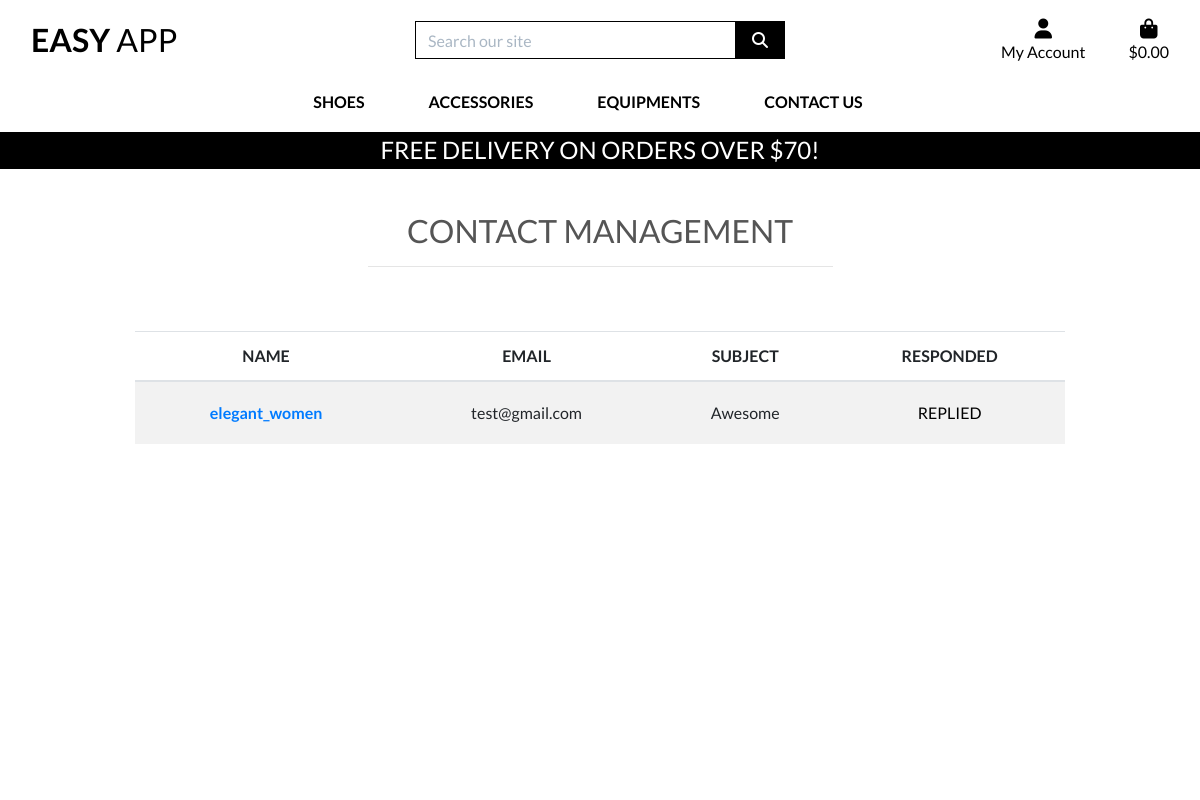
Page /contact_management/ (signed in) on the earlier database version.
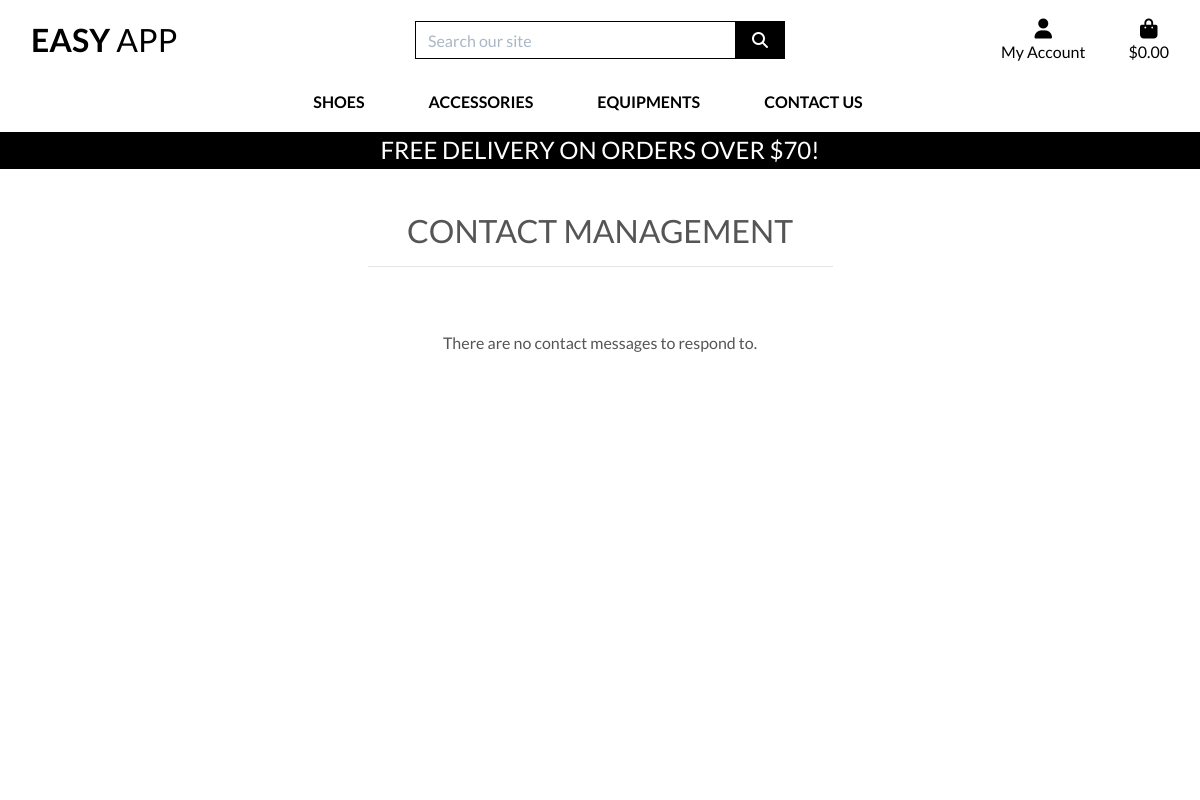
Same page on the later database version.
### contact/models.py (models this page shows, shortened)
class Contact(models.Model):
    name = models.CharField(max_length=40, null=False, blank=False)
    email = models.EmailField(max_length=100, null=False, blank=False)
    subject = models.CharField(max_length=50, null=False, blank=False)
    message = models.TextField(max_length=1000, null=False, blank=False)

### home/views.py (the view)
@login_required
def contact_management(request):
    if not request.user.is_superuser:
        messages.error(
            request,
            'Sorry! Only the team at Easy App can access this.'
        )
        return redirect(reverse('home'))
    contacts = Contact.objects.all()
    context = {
        'contacts': contacts
    }
    return render(request, 'home/contact_management.html', context)

### bag/contexts.py (called while the page is built, shortened)
def bag_contents(request):
    bag_items = []
    total = 0
    product_count = 0
    bag = request.session.get('bag', {})
    if total < settings.FREE_DELIVERY_THRESHOLD:
        delivery = total * Decimal(settings.STANDARD_DELIVERY_PERCENTAGE / 100)
        free_delivery_delta = settings.FREE_DELIVERY_THRESHOLD - total
    else:
        delivery = 0
        free_delivery_delta = 0
    grand_total = delivery + total
    context = {
        'bag_items': bag_items,
        'total': total,
        'product_count': product_count,
        'delivery': delivery,
        'free_delivery_delta': free_delivery_delta,
        'free_delivery_threshold': settings.FREE_DELIVERY_THRESHOLD,
        'grand_total': grand_total,
    }
    return context

### home/templates/home/contact_management.html (shortened to what this page needs)
{% extends "base.html" %}
{% load static %}
{% block page_header %}
    <div class="container header-container">
    </div>
{% endblock %}
{% block content %}
<div class="overlay"></div>
    <div class="container mt-5 min-height">
        <div class="row">
            <div class="col text-center mb-3">
                <h2 class="title-text text-uppercase">Contact Management</h2>
                <hr class="w-50 mb-4 mx-auto">
            </div>
        </div>
        <div class="row my-4">
            {% if contacts %}
                <div class="col-12 d-none d-sm-block">
                    <table class="table table-striped text-center">
                        <thead class="title-text text-uppercase">
                            <tr>
                                <th>Name</th>
                                <th>Email</th>
                                <th>Subject</th>
                                <th>Responded</th>
                            </tr>
                        </thead>
                        <tbody class="content-text">
                            {% for contact in contacts %}
                                <tr>
                                    <td class="align-middle"><a href="{% url 'contact_detail' contact.id %}" class="unstyled fs-6"><strong>{{ contact.name }}</strong></a></td>
                                    <td class="align-middle">{{ contact.email }}</td>
                                    <td class="align-middle">{{ contact.subject }}</td>
                                    <td class="align-middle"><button data-toggle="modal" data-target="#deleteContactModal" data-id="{{ contact.subject }}" data-url="{% url 'delete_contact' contact.id %}" class="btn content-text buttons-general text-black text-uppercase fs-6">Replied</button></td>
                                </tr>
                            {% endfor %}
                        </tbody>
                    </table>
                </div>
            {% else %}
            <div class="col-12">
                <p class="text-center content-text">There are no contact messages to respond to.</p>
            </div>
            {% endif %}
        </div>
    </div>
{% endblock %}

### templates/base.html (shortened to what this page needs)
{% load static %}
<!doctype html>
<html lang="en">
  <head>
    {% block corecss %}
        <link rel="stylesheet" href="https://stackpath.bootstrapcdn.com/bootstrap/4.4.1/css/bootstrap.min.css">
        <link rel="stylesheet" href="{% static 'css/base.css' %}">
    {% endblock %}
  </head>
  <body>
    <header class="container-fluid fixed-top">
        <div id="topnav" class="row bg-white pt-lg-2 d-none d-lg-flex">
            <div class="col-12 col-lg-4 my-auto py-1 py-lg-0 text-center text-lg-left">
                <a href="{% url 'home' %}" class="nav-link main-logo-link">
                    <h2 class="logo-font text-black my-0"><strong>Easy</strong> App</h2>
                </a>
            </div>
            <div class="col-12 col-lg-4 my-auto py-1 py-lg-0">
                <form method="GET" action="{% url 'products' %}">
                    <div class="input-group w-100">
                        <input class="form-control border border-black rounded-0" type="text" name="q" placeholder="Search our site">
                        <div class="input-group-append">
                            <button class="form-control btn btn-black border border-black rounded-0" type="submit">
                                <span class="icon">
                                    <i class="fas fa-search"></i>
                                </span>
                            </button>
                        </div>
                    </div>
                </form>
            </div>
            <div class="col-12 col-lg-4 my-auto py-1 py-lg-0">
                <ul class="list-inline list-unstyled text-center text-lg-right my-0">
                    <li class="list-inline-item dropdown">
                        <a class="text-black nav-link" href="#" id="user-options" data-toggle="dropdown" aria-haspopup="true" aria-expanded="false">
                            <div class="text-center">
                                <div><i class="fas fa-user fa-lg"></i></div>
                                <p class="my-0">My Account</p>
                            </div>
                        </a>
                    </li>
                    <li class="list-inline-item">
                        <a class="{% if grand_total %}text-info font-weight-bold{% else %}text-black{% endif %} nav-link" href="{% url 'view_bag' %}">
                            <div class="text-center">
                                <div><i class="fas fa-shopping-bag fa-lg"></i></div>
                                <p class="my-0">
                                    {% if grand_total %}
                                        ${{ grand_total|floatformat:2 }}
                                    {% else %}
                                        $0.00
                                    {% endif %}
                                </p>
                            </div>
                        </a>
                    </li>
                </ul>
            </div>
        </div>
        <div class="row bg-white">
            <nav class="navbar navbar-expand-lg navbar-light w-100">
                {% include 'includes/main-nav.html'%}
            </nav>
        </div>
        <div id="delivery-banner" class="row text-center">
            <div class="col bg-black text-white">
                <h4 class="logo-font my-1">Free delivery on orders over ${{ free_delivery_threshold }}!</h4>
            </div>
        </div>
    </header>
    {% block page_header %}
    {% endblock %}
    {% block content %}
    {% endblock %}
  </body>
</html>

### templates/includes/main-nav.html (shortened to what this page needs)
<div class="collapse navbar-collapse" id="main-nav">
    <ul class="menu navbar-nav w-auto mx-auto">
        <li class="nav-item">
            <a class="logo-font font-weight-bold nav-link text-black mr-5" href="#" id="shoes-link" data-toggle="dropdown" aria-haspopup="true" aria-expanded="false">
                Shoes
            </a>
        </li>
        <li class="nav-item">
            <a class="logo-font font-weight-bold nav-link text-black mr-5" href="#" id="accessories-link" data-toggle="dropdown" aria-haspopup="true" aria-expanded="false">
                Accessories
            </a>
        </li>
        <li class="nav-item">
            <a class="logo-font font-weight-bold nav-link text-black mr-5" href="#" id="accessories-link" data-toggle="dropdown" aria-haspopup="true" aria-expanded="false">
                Equipments
            </a>
        </li>
        <li class="nav-item" >
            <a class="logo-font font-weight-bold nav-link text-black mr-5" href="{% url 'contact' %}">
                Contact Us
            </a>
        </li>
    </ul>
</div>

### static/css/base.css (style rules this page uses)
html { height: 100%; }
body { background: url('/media/homepage_background_cropped.jpg') no-repeat center center fixed; background-size: cover; height: calc(100vh - 164px); color: #555; font-family: 'Lato'; }
.icon { align-items: center; display: inline-flex; justify-content: center; height: 1.5rem; width: 1.5rem; }
.logo-font { text-transform: uppercase; }
.main-logo-link { width: fit-content; }
.btn-black { background: black; color: white; }
.text-black { color: #000 !important; }
.border-black { border: 1px solid black !important; }
.bg-black { background: #000 !important; }
.overlay { height: 100%; width: 100%; top: 0; left: 0; position: fixed; background: white; z-index: -1; }
input[name='q']::placeholder { color: #aab7c4; }
@media (min-width: 1200px) { .container { max-width: 80%; } }
@media (min-width: 992px) { .header-container { padding-top: 164px; } }
ul { list-style: none; }
.menu > li, .menu > a { display: inline-block; }
.menu li { position: relative; }
.menu a { text-decoration: none; display: block; padding: 10px 1.5rem; transition: background-color .22s ease, color .22s ease; }

Differences in the rows shown:
removed Contact: name "elegant_women", email "test@gmail.com", subject "Awesome"
Other differences:
text no longer shown: "NAME EMAIL SUBJECT RESPONDED"
text now shown: "There are no contact messages to respond to."
